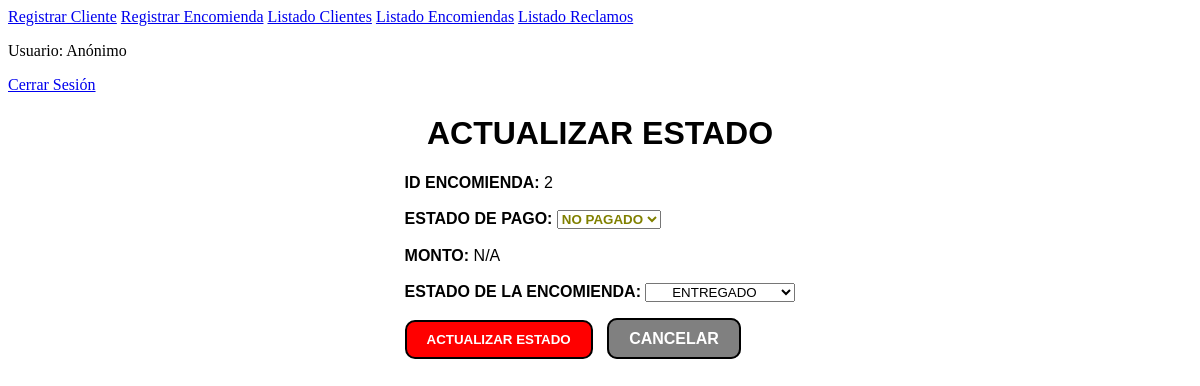
Page /actualizar_estado_form/2/ (signed in) on the earlier database version.
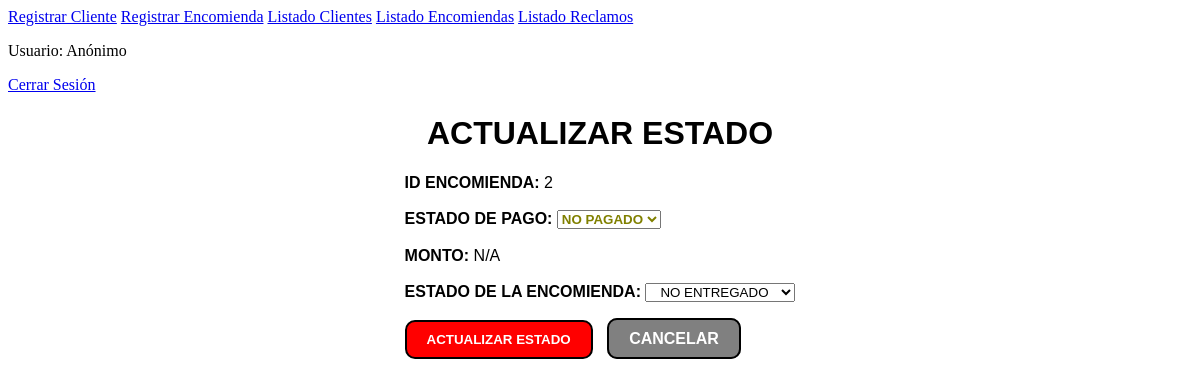
Same page on the later database version.
### sistema/models.py (models this page shows, shortened)
class Encomienda(models.Model):
    descripcion = models.TextField()
    remitente = models.ForeignKey(Cliente, on_delete=models.CASCADE, related_name="encomiendas_remitente")
    destinatario = models.ForeignKey(Cliente, on_delete=models.CASCADE, related_name="encomiendas_destinatario")
    placa_vehiculo = models.CharField(max_length=20)
    terminal_partida = models.ForeignKey(Terminal, on_delete=models.CASCADE, related_name="terminal_partida")
    terminal_destino = models.ForeignKey(Terminal, on_delete=models.CASCADE, related_name="terminal_destino")
    volumen = models.DecimalField(max_digits=10, decimal_places=2)
    fecha_salida = models.DateTimeField(null=True, blank=True)  # Hacerlo opcional
    fecha_llegada = models.DateTimeField(null=True, blank=True)
    estado = models.CharField(max_length=50)
    condicion_envio = models.CharField(max_length=50)
    cantidad_paquetes = models.IntegerField()
    fecha_registro = models.DateTimeField(auto_now_add=True)
    fecha_entrega = models.DateTimeField(null=True, blank=True)
    empleado_registro = models.ForeignKey(Empleado, on_delete=models.CASCADE, related_name="empleado_registro")
    empleado_entrega = models.ForeignKey(Empleado, on_delete=models.CASCADE, related_name="empleado_entrega", null=True, blank=True)

### sistema/views.py (the view)
    def wrapper(request, *args, **kwargs):
        if 'empleado_id' not in request.session:
            return redirect('login_empleado')
        return view_func(request, *args, **kwargs)

### sistema/views.py (called while the page is built, shortened)
def empleado_requerido(view_func):
    def wrapper(request, *args, **kwargs):
        if 'empleado_id' not in request.session:
            return redirect('login_empleado')
        return view_func(request, *args, **kwargs)
    return wrapper

@empleado_requerido
def actualizar_estado_form(request, encomienda_id=None):
    encomienda = None
    comprobante = None
    monto = 'N/A'
    if encomienda_id:
        encomienda = get_object_or_404(Encomienda, id=encomienda_id)
        comprobante = Comprobante.objects.filter(encomienda=encomienda).first()
        monto = comprobante.monto if comprobante else 'N/A'
    return render(request, 'actualizar_estado_form.html', {
        'encomienda': encomienda,
        'comprobante': comprobante,
        'monto': monto
    })

### sistema/templates/actualizar_estado_form.html (shortened to what this page needs)
{% extends 'layout/base_empleado.html' %}
{% block content %}
<div style="text-align: center; font-family: Arial, sans-serif;">
    <h1 style="font-weight: bold;">ACTUALIZAR ESTADO</h1>
    {% if encomienda %}
        <form method="POST" action="{% url 'actualizar_estado_form' encomienda.id %}" style="display: inline-block; text-align: left;">
            <label><strong>ID ENCOMIENDA:</strong></label>
            <span>{{ encomienda.id }}</span>
            <br><br>
            <label><strong>ESTADO DE PAGO:</strong></label>
            <select name="estado_pago" style="font-weight: bold; color: olive;">
                <option value="no_pagado" {% if comprobante and comprobante.estado_pago == "no_pagado" %}selected{% endif %}>NO PAGADO</option>
            </select>
            <br><br>
            <label><strong>MONTO:</strong></label>
            <span>{{ monto }}</span>
            <br><br>
            <label><strong>ESTADO DE LA ENCOMIENDA:</strong></label>
            <select name="estado" style="width: 150px; text-align: center;">
                <option value="No entregado" {% if encomienda.estado == "No entregado" %}selected{% endif %}>NO ENTREGADO</option>
                <option value="Entregado" {% if encomienda.estado == "Entregado" %}selected{% endif %}>ENTREGADO</option>
            </select>
            <br><br>
            <button type="submit" style="background-color: red; color: white; font-weight: bold; padding: 10px 20px; border: 2px solid black; border-radius: 10px;">
                ACTUALIZAR ESTADO
            </button>
            <a href="{% url 'listado_encomiendas' %}" style="background-color: gray; color: white; font-weight: bold; padding: 10px 20px; text-decoration: none; border: 2px solid black; border-radius: 10px; margin-left: 10px;">
                CANCELAR
            </a>
        </form>
    {% else %}
        <p>No se ha encontrado la encomienda.</p>
    {% endif %}
</div>
{% endblock %}

Differences in the rows shown:
changed Encomienda id 2: estado "ENTREGADO" → "NO ENTREGADO"
